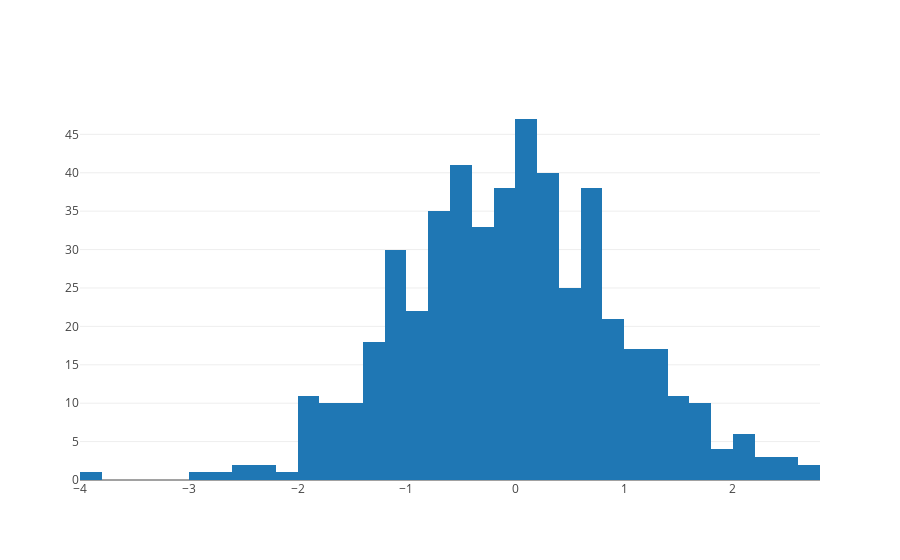

Notebook source saved alongside this figure:
### Markdown cell above
Check out the Plotly documentation for a nice walk-thru: https://plot.ly/python/user-guide/

### Code cell
# Histogram
values = np.random.randn(500)
fig = [go.Histogram(x=values)]
iplot(fig)

### Figure 1 — Plotly figure (JSON) as saved in the notebook; plotly's stock layout.template omitted (floating-point values rounded to 4 significant figures; data arrays with more than 128 entries replaced by an {"elided": "..."} marker saying what was removed)
{"data": [{"type": "histogram", "uid": "adb30d52-0eda-49aa-a3c3-7371bb87419b", "x": {"elided": "500 float values"}}], "layout": {}}
